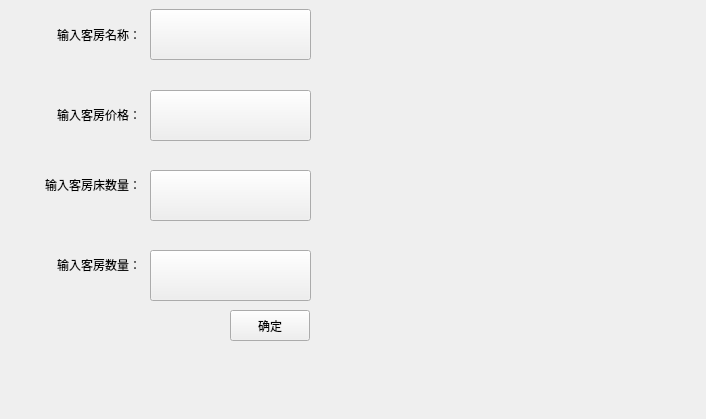
<?xml version="1.0" encoding="UTF-8"?>
<ui version="4.0">
 <class>AddRoomInformation</class>
 <widget class="QWidget" name="AddRoomInformation">
  <property name="geometry">
   <rect>
    <x>0</x>
    <y>0</y>
    <width>706</width>
    <height>419</height>
   </rect>
  </property>
  <property name="windowTitle">
   <string>Form</string>
  </property>
  <widget class="QLabel" name="label_5">
   <property name="geometry">
    <rect>
     <x>10</x>
     <y>0</y>
     <width>131</width>
     <height>71</height>
    </rect>
   </property>
   <property name="text">
    <string>&lt;html&gt;&lt;head/&gt;&lt;body&gt;&lt;p align=&quot;right&quot;&gt;输入客房名称：&lt;/p&gt;&lt;/body&gt;&lt;/html&gt;</string>
   </property>
  </widget>
  <widget class="QLabel" name="label_6">
   <property name="geometry">
    <rect>
     <x>10</x>
     <y>80</y>
     <width>131</width>
     <height>71</height>
    </rect>
   </property>
   <property name="text">
    <string>&lt;html&gt;&lt;head/&gt;&lt;body&gt;&lt;p align=&quot;right&quot;&gt;输入客房价格：&lt;/p&gt;&lt;/body&gt;&lt;/html&gt;</string>
   </property>
  </widget>
  <widget class="QLabel" name="label_7">
   <property name="geometry">
    <rect>
     <x>10</x>
     <y>150</y>
     <width>131</width>
     <height>71</height>
    </rect>
   </property>
   <property name="text">
    <string>&lt;html&gt;&lt;head/&gt;&lt;body&gt;&lt;p align=&quot;right&quot;&gt;输入客房床数量：&lt;/p&gt;&lt;/body&gt;&lt;/html&gt;</string>
   </property>
  </widget>
  <widget class="QLabel" name="label_9">
   <property name="geometry">
    <rect>
     <x>10</x>
     <y>230</y>
     <width>131</width>
     <height>71</height>
    </rect>
   </property>
   <property name="text">
    <string>&lt;html&gt;&lt;head/&gt;&lt;body&gt;&lt;p align=&quot;right&quot;&gt;输入客房数量：&lt;/p&gt;&lt;/body&gt;&lt;/html&gt;</string>
   </property>
  </widget>
  <widget class="QPushButton" name="roomtype">
   <property name="geometry">
    <rect>
     <x>150</x>
     <y>9</y>
     <width>161</width>
     <height>51</height>
    </rect>
   </property>
   <property name="text">
    <string/>
   </property>
  </widget>
  <widget class="QPushButton" name="bednum">
   <property name="geometry">
    <rect>
     <x>150</x>
     <y>170</y>
     <width>161</width>
     <height>51</height>
    </rect>
   </property>
   <property name="text">
    <string/>
   </property>
  </widget>
  <widget class="QPushButton" name="roomprice">
   <property name="geometry">
    <rect>
     <x>150</x>
     <y>90</y>
     <width>161</width>
     <height>51</height>
    </rect>
   </property>
   <property name="text">
    <string/>
   </property>
  </widget>
  <widget class="QPushButton" name="roomnum">
   <property name="geometry">
    <rect>
     <x>150</x>
     <y>250</y>
     <width>161</width>
     <height>51</height>
    </rect>
   </property>
   <property name="text">
    <string/>
   </property>
  </widget>
  <widget class="QPushButton" name="pushButton">
   <property name="geometry">
    <rect>
     <x>230</x>
     <y>310</y>
     <width>80</width>
     <height>31</height>
    </rect>
   </property>
   <property name="text">
    <string>确定</string>
   </property>
  </widget>
 </widget>
 <resources/>
 <connections/>
</ui>
